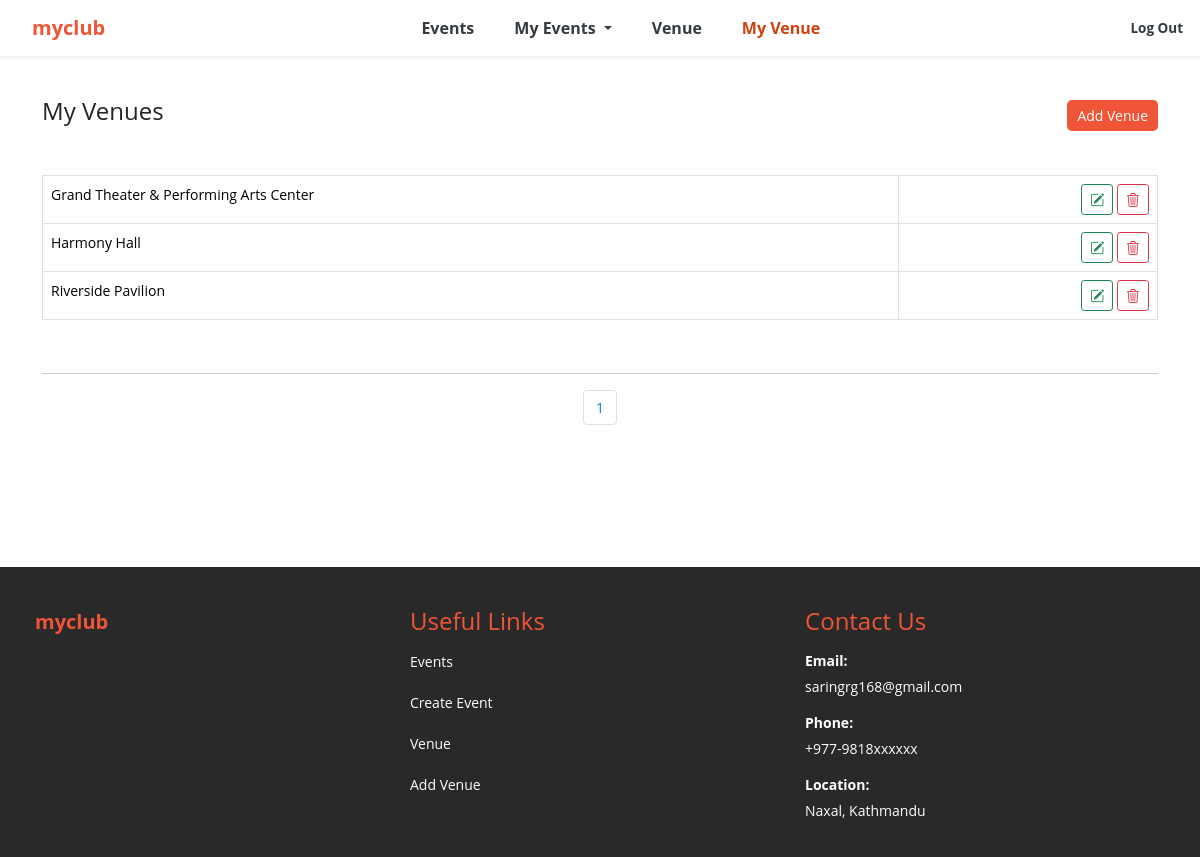
Page /my_venues (signed in) on the earlier database version.
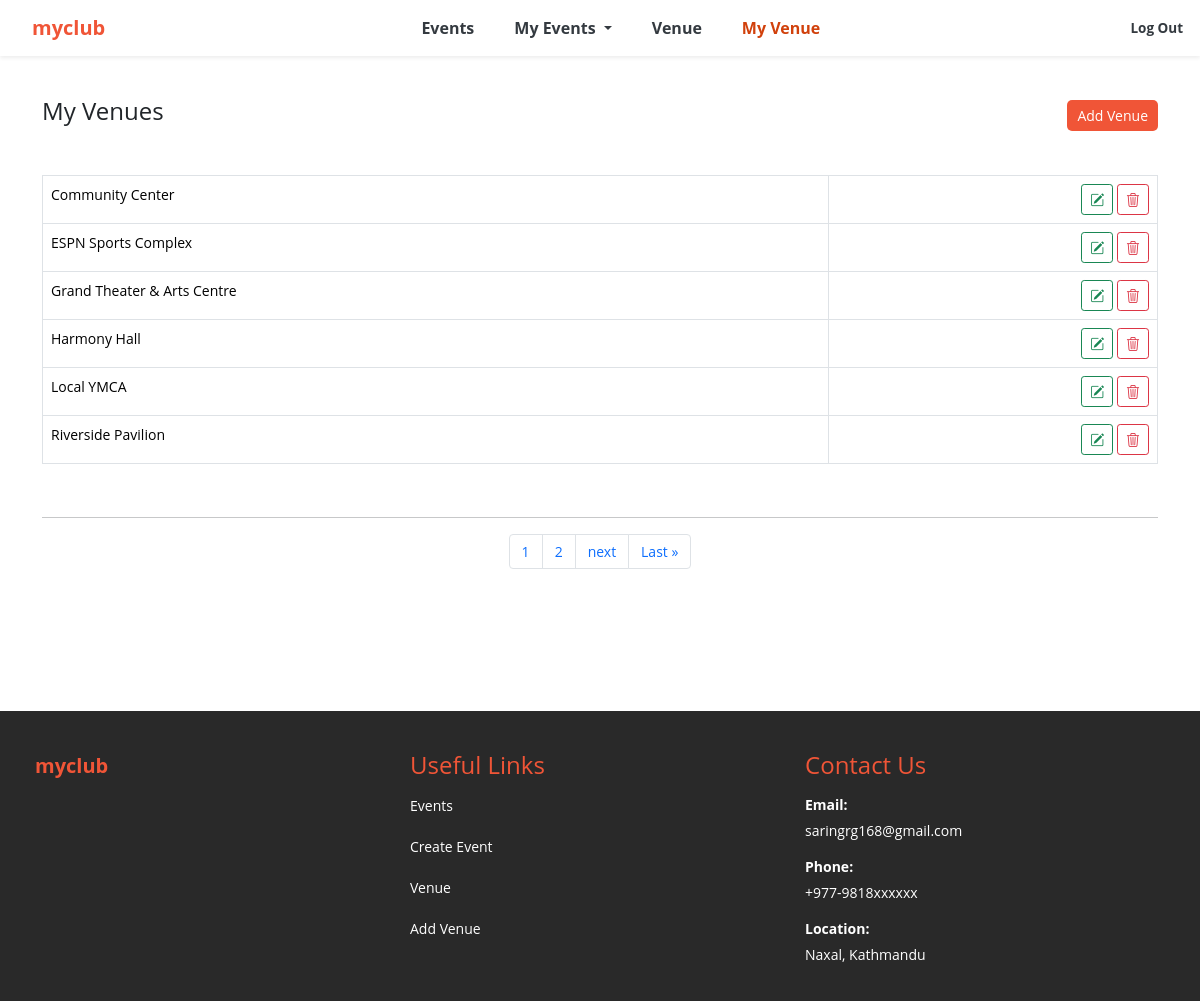
Same page on the later database version.
### events/models.py (models this page shows)
class Venue(models.Model):
	name = models.CharField('Venue Name', max_length=120)
	address = models.CharField(max_length=300)
	zip_code = models.CharField('Zip Code', max_length=15)
	phone_regex = RegexValidator(regex=r'^\d{10}$', message="Phone number must be exactly 10 digits.")
	phone = models.CharField('Contact Phone', max_length=10, validators=[phone_regex])
	web = models.URLField('Website Address', blank=False)
	email_address = models.EmailField('Email Address', blank=False)
	owner = models.IntegerField("Venue Owner", blank=False, default=1)
	venue_description = models.TextField(blank=False)
	venue_image = models.ImageField(null=True, blank=True, upload_to="images/")
	capacity = models.IntegerField("Capacity", blank=False)
	make_public = models.BooleanField("Make Public", default=False)
	def __str__(self):
		return self.name
	class Meta:
		ordering = ['name']

### events/views.py (the view)
# urls.py: path('my_venues', views.my_venues, name='my_venues'),
def my_venues(request):
	venue_list = Venue.objects.filter(owner=request.user.id)
	p = Paginator(venue_list, 6)
	page = request.GET.get('page')
	venues = p.get_page(page)
	nums = "a" * venues.paginator.num_pages
	return render(request, 'events/my_venues.html',
		{'venue_list': venue_list, 'venues': venues, 'nums':nums})

### events/templates/events/my_venues.html (shortened to what this page needs)
{% extends 'events/base.html' %}
{% block content %}
	<nav class="custom-nav">
		<div>
			<h4>My Venues</h4>
		</div>
		<div>
			<a class="d-flex" href="{% url 'add-venue' %}" style="text-decoration: none;">
          		<button class="btn btn-sm btn-custom">Add Venue</button>
        	</a>
		</div>
	</nav>
	<br>
	{% if not venues %}
        <p>You haven't added any venues. Add your venue to see it listed here.</p>
    {% else %}
		<table class="table table-hover table-bordered">
			{% for venue in venues %}
				<tr>
					<td>
						<a href="{% url 'show-venue' venue.id %}" style="text-decoration: none; color:black;">{{ venue }}</a>
					</td>
					<td align="right">
						<a href="{% url 'update-venue' venue.id %}" class="btn btn-outline-success btn-sm"><i class="bi bi-pencil-square"></i></a>
						<a href="{% url 'delete-venue' venue.id %}" class="btn btn-outline-danger btn-sm"><i class="bi bi-trash3"></i></a>
					</td>
				</tr>
			{% endfor %}
		</table>
	{% endif %}
	<br>
	<hr>
	<nav aria-label="Page navigation example">
		<ul class="pagination justify-content-center">
			{% for i in nums %}
				<li class="page-item">
					<a class="page-link" href="?page={{ forloop.counter }}">{{ forloop.counter }}</a>
				</li>
			{% endfor %}
			{% if venues.has_next %}
				<li class="page-item">
					<a class="page-link" href="?page={{ venues.next_page_number }}">next</a>
				</li>
				<li class="page-item">
					<a class="page-link" href="?page={{ venues.paginator.num_pages }}">Last &raquo</a>
				</li>
			{% endif %}
		</ul>
	</nav>
{% endblock %}

Differences in the rows shown:
added Venue: name "Community Center"
added Venue: name "ESPN Sports Complex"
changed Venue: name "Grand Theater & Performing Arts Center" → "Grand Theater & Arts Centre"
added Venue: name "Local YMCA"
Other differences:
new list line: "2"
text now shown: "next Last »"
